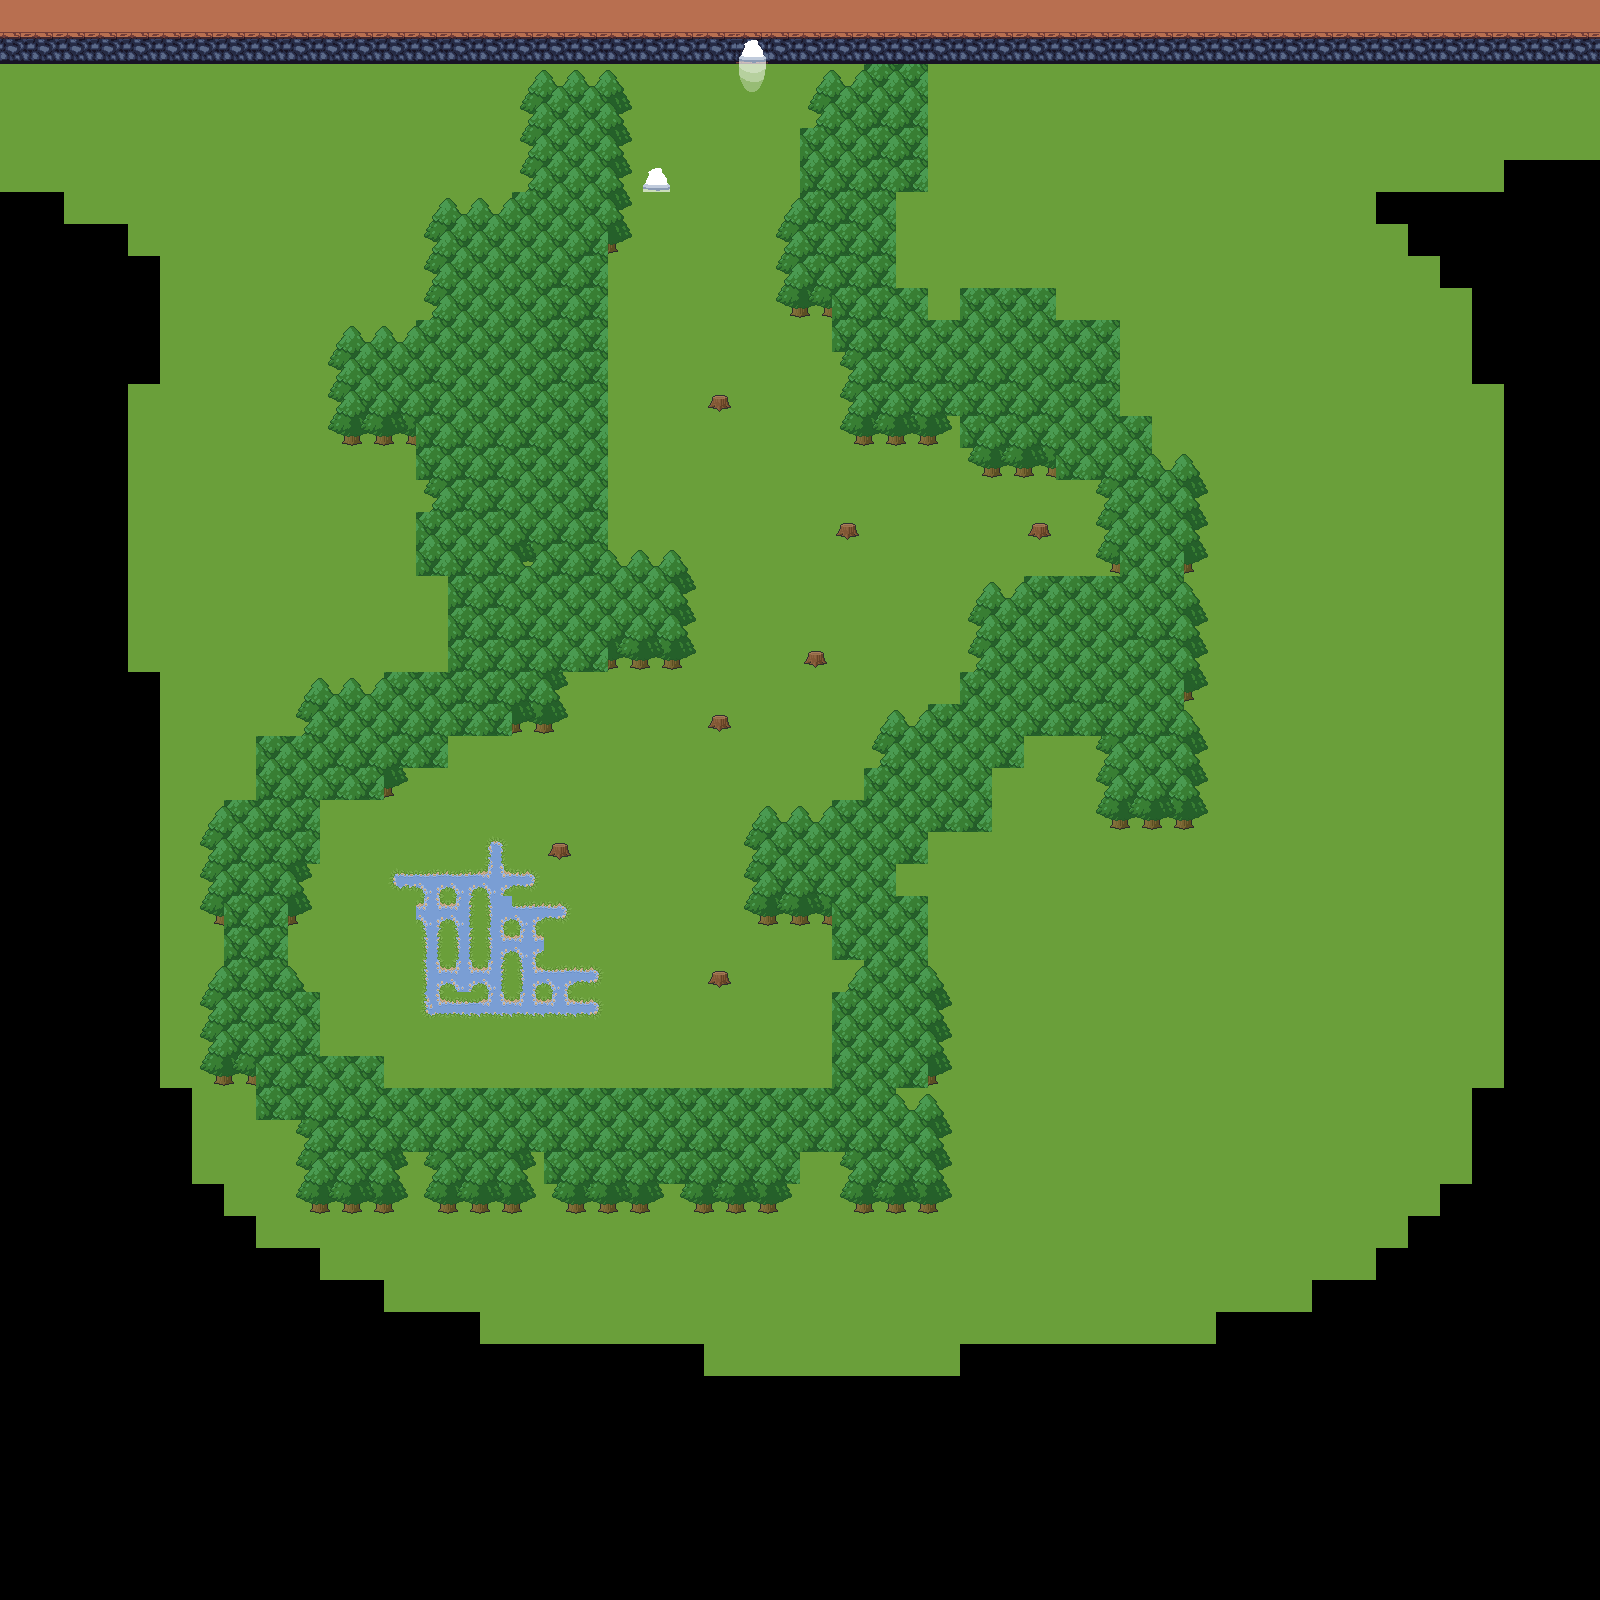

Tiled map render using the project's own tile images. Description and the map definition, with tile-layer contents summarised, below:
An orthogonal 50x50 tile map with 32x32 px tiles, 4 tile layers (background, murs, forest, test), 2 tilesets.

<map version="1.5" tiledversion="1.6.0" orientation="orthogonal" renderorder="right-down" width="50" height="50" tilewidth="32" tileheight="32" infinite="0" nextlayerid="7" nextobjectid="5">
 <tileset firstgid="1" source="Forest Tileset.tsx" />
 <tileset firstgid="324" source="tileset_dungeon.tsx" />
 <layer id="1" name="background" width="50" height="50">
  <data>[2500 cells, 1574 non-empty, 2 distinct tile ids]</data>
 </layer>
 <layer id="2" name="murs" width="50" height="50">
  <data>[2500 cells, 101 non-empty, 4 distinct tile ids]</data>
 </layer>
 <layer id="3" name="forest" width="50" height="50">
  <data>[2500 cells, 562 non-empty, 31 distinct tile ids]</data>
 </layer>
 <layer id="4" name="test" width="50" height="50">
  <data>[2500 cells, 311 non-empty, 14 distinct tile ids]</data>
 </layer>
</map>
